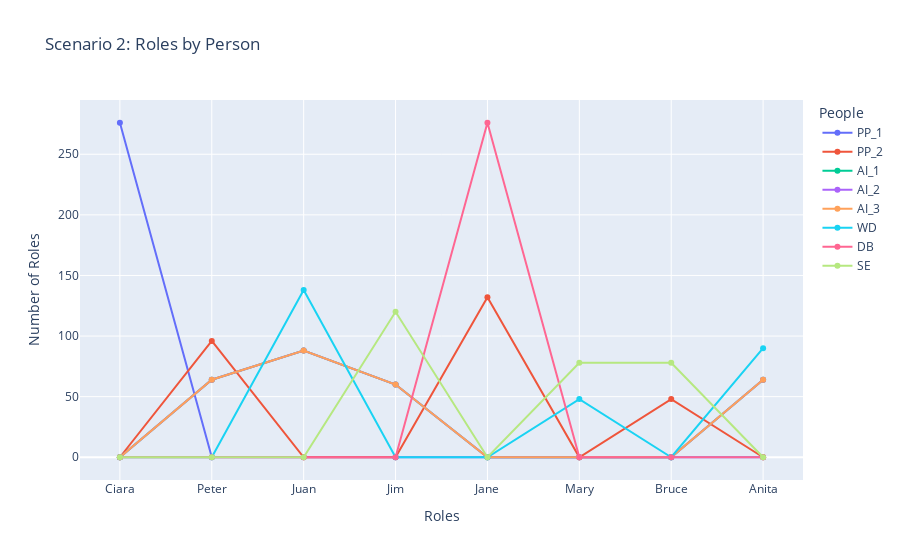

The cell this chart's notebook holds for it:
### Code cell
def plot_s2():
    fig = go.Figure()
    
    for person in df_s2.index:
        fig.add_trace(go.Scatter(
            x=df_s2.columns,
            y=df_s2.loc[person],
            mode = "lines+markers",
            name=person
        ))
        
    fig.update_layout(
        title = "Scenario 2: Roles by Person",
        xaxis_title="Roles",
        yaxis_title="Number of Roles",
        barmode="stack",
        legend_title="People"
    )
        
    fig.show()
        
plot_s2()

### Figure 1 — Plotly figure (JSON) as saved in the notebook; plotly's stock layout.template omitted (floating-point values rounded to 4 significant figures)
{"data": [{"mode": "lines+markers", "name": "PP_1", "type": "scatter", "x": ["Ciara", "Peter", "Juan", "Jim", "Jane", "Mary", "Bruce", "Anita"], "y": [276, 0, 0, 0, 0, 0, 0, 0]}, {"mode": "lines+markers", "name": "PP_2", "type": "scatter", "x": ["Ciara", "Peter", "Juan", "Jim", "Jane", "Mary", "Bruce", "Anita"], "y": [0, 96, 0, 0, 132, 0, 48, 0]}, {"mode": "lines+markers", "name": "AI_1", "type": "scatter", "x": ["Ciara", "Peter", "Juan", "Jim", "Jane", "Mary", "Bruce", "Anita"], "y": [0, 64, 88, 60, 0, 0, 0, 64]}, {"mode": "lines+markers", "name": "AI_2", "type": "scatter", "x": ["Ciara", "Peter", "Juan", "Jim", "Jane", "Mary", "Bruce", "Anita"], "y": [0, 64, 88, 60, 0, 0, 0, 64]}, {"mode": "lines+markers", "name": "AI_3", "type": "scatter", "x": ["Ciara", "Peter", "Juan", "Jim", "Jane", "Mary", "Bruce", "Anita"], "y": [0, 64, 88, 60, 0, 0, 0, 64]}, {"mode": "lines+markers", "name": "WD", "type": "scatter", "x": ["Ciara", "Peter", "Juan", "Jim", "Jane", "Mary", "Bruce", "Anita"], "y": [0, 0, 138, 0, 0, 48, 0, 90]}, {"mode": "lines+markers", "name": "DB", "type": "scatter", "x": ["Ciara", "Peter", "Juan", "Jim", "Jane", "Mary", "Bruce", "Anita"], "y": [0, 0, 0, 0, 276, 0, 0, 0]}, {"mode": "lines+markers", "name": "SE", "type": "scatter", "x": ["Ciara", "Peter", "Juan", "Jim", "Jane", "Mary", "Bruce", "Anita"], "y": [0, 0, 0, 120, 0, 78, 78, 0]}], "layout": {"barmode": "stack", "legend": {"title": {"text": "People"}}, "title": {"text": "Scenario 2: Roles by Person"}, "xaxis": {"title": {"text": "Roles"}}, "yaxis": {"title": {"text": "Number of Roles"}}}}
